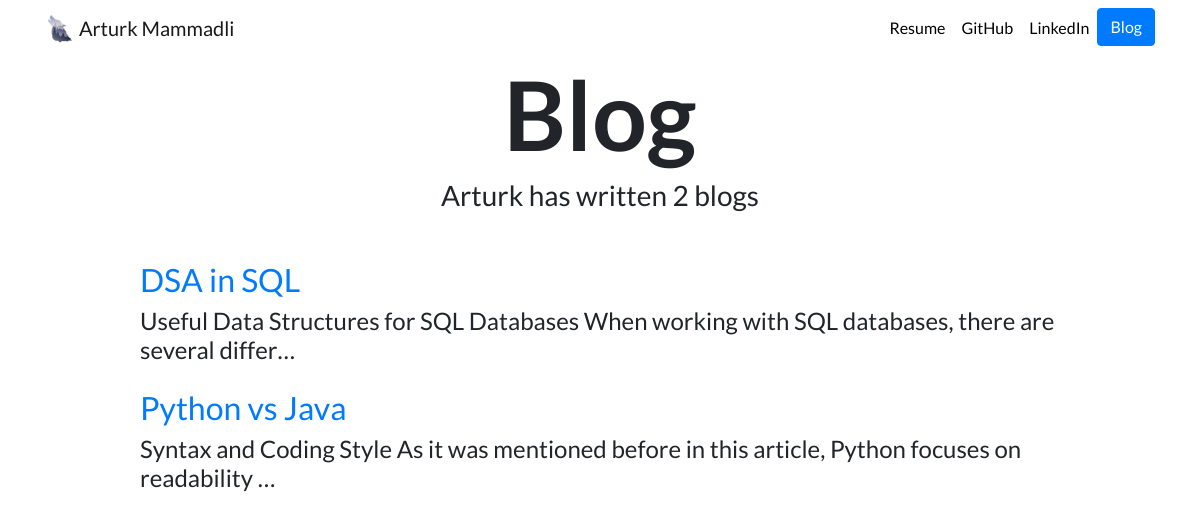
Screenshot of /blog/ with the database file from the repository.
### blog/models.py (models this page shows, shortened)
class Blog(models.Model):
    title = models.CharField(max_length=200)
    description = models.TextField()
    pub_date = models.DateField()

### blog/views.py (the view)
# urls.py: path("", views.all_blogs, name="all_blogs"),
def all_blogs(request):
    blogs = Blog.objects.order_by('-pub_date')
    return render(request, 'blog/all_blogs.html', {"blogs": blogs})

### blog/templates/blog/all_blogs.html (shortened to what this page needs)
{% extends "portfolio/base.html" %}
{% load static %}
{% block content %}
<h1 id="blogtitle" class="font-weight-bold text-center">Blog</h1>
<h3 class="text-center mb-5">Arturk has written {{ blogs.count }} blog{{ blogs.count|pluralize }}</h3>
{% for blog in blogs %}
<div class="row justify-content-center my-3">
  <div class="col-md-10">
    <a href="{% url 'blog:detail' blog.id %}">
      <h2>{{ blog.title }}</h2>
    </a>
    <h4>{{ blog.description|striptags|truncatechars:100 }}</h4>
  </div>
</div>
{% endfor %}
{% endblock %}

### portfolio/static/portfolio/custom.css (style rules this page uses)
body { font-family: 'Lato', sans-serif; }
#blogtitle { font-size: 6rem; }

### rows the page displays
Blog: title "DSA in SQL", description "Useful Data Structures for SQL Databases When working with SQL databases, there are several differ…"
Blog: title "Python vs Java", description "Syntax and Coding Style As it was mentioned before in this article, Python focuses on readability …"

### other values shown
{{ blogs.count }} "2"
